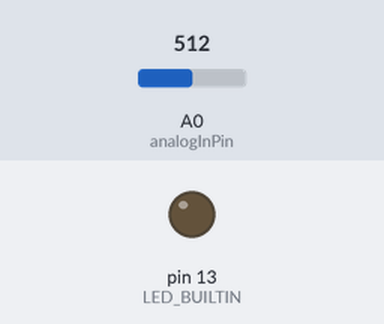
This sketch was run on a simulated Arduino Uno, built with avr-gcc and run on an emulated ATmega328P. Parts: output pins drawn as LEDs (lit = HIGH). Inputs (shaded band) come from the test bench; at power-on: A0 (analogInPin) = 512. What the sketch prints to the serial monitor is not drawn.

Above: at 1.2 s.
1.3 s: A0 (analogInPin) set to 682
2.8 s: A0 (analogInPin) set to 718
At 3.1 s:
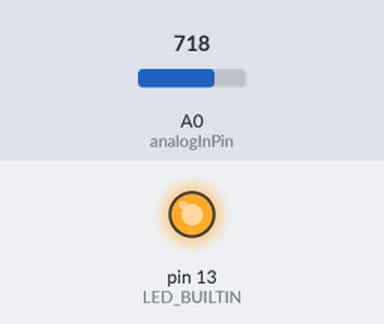
4.3 s: A0 (analogInPin) set to 690
At 5.5 s:
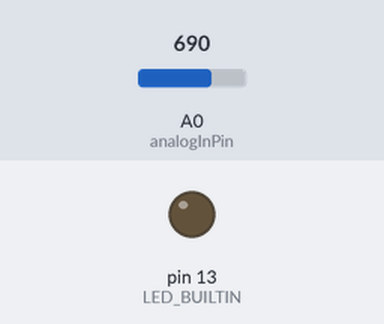
5.8 s: A0 (analogInPin) set to 710
At 6.7 s:
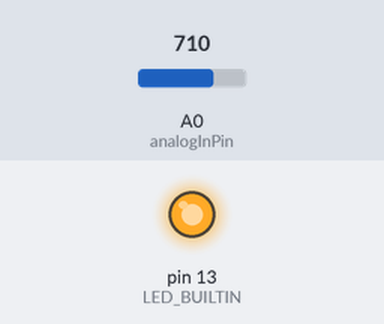
Timing chart, 0 to 8.3 s (numbered marks = the images above; inputs shaded):
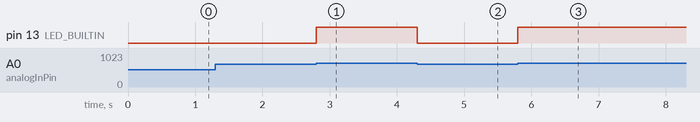

Measured:
- the behaviour switches between 700 and 701 on A0 (analogInPin) (found by bisection; images 0 and 1)
- after the input at 2.8 s, pin 13 (LED_BUILTIN): LOW → HIGH at once
- after the input at 4.3 s, pin 13 (LED_BUILTIN): HIGH → LOW at once
- after the input at 5.8 s, pin 13 (LED_BUILTIN): LOW → HIGH at once

The sketch:

Camera_Check.ino
```cpp
int analogInPin = A0;
int sensorValue;
double thisTime, lastTime, lightTime;

void setup()
{
  Serial.begin(115200);
  //Serial.println("Setup...");

  pinMode(analogInPin, INPUT);
  pinMode(LED_BUILTIN, OUTPUT);

}

void loop()
{
  thisTime = millis();
  sensorValue = analogRead(analogInPin);

  if(sensorValue>700)
  {
    digitalWrite(LED_BUILTIN,HIGH);
    lightTime = lastTime - thisTime;
  }
  else
  {
    digitalWrite(LED_BUILTIN,LOW);
    lastTime = millis();
  }

  Serial.println(sensorValue);
  Serial.println(sensorValue);
}
```
